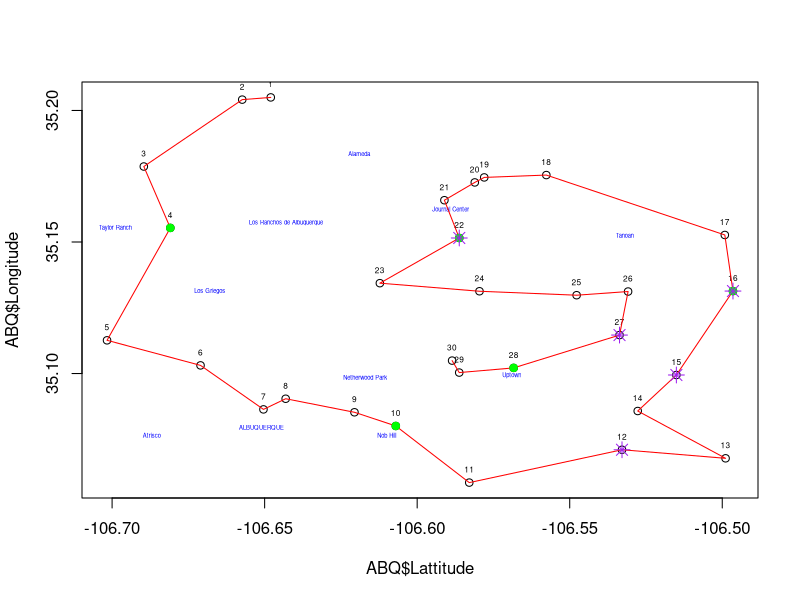

Reproduce this figure in R.
#EXERCISE 2
#set your own working directory

#import and view the ABQ data
ABQ=read.csv("ABQ.csv",header = TRUE)
View(ABQ)

#sort the ABQ data in path order to create the path
ABQorder=ABQ[order(ABQ$path),]
View(ABQorder)

#import the coordinates of the area labels
ABQcoord=read.csv("ABQcoord.csv",header = TRUE)
View(ABQcoord)

#plot the map
plot(ABQ$Lattitude,ABQ$Longitude)
text(x=ABQ$Lattitude,y=ABQ$Longitude,labels=ABQ$path,pos = 3,cex = 0.5)
text(x=ABQcoord$Lattitude,y=ABQcoord$Longitude,labels=ABQcoord$Name,pos=1,cex=0.35,col="blue")
lines(ABQorder$Lattitude,ABQorder$Longitude,col="red")

#select a systematic sample of size n=5 -> k=30/5=6 from the path-ordered data
ABQsys_list=sample(6,1)
for(i in 2:5){
  ABQsys_list[i]=ABQsys_list[i-1]+6
}
ABQsys_list

ABQsys_set=ABQorder[ABQsys_list,]
ABQsys_set

#add the 5 locations selected through systematic sampling to the existing plot
points(ABQsys_set$Lattitude,ABQsys_set$Longitude,col="green",pch=20,cex=1.5)

#select a simple random sample of size 5 from the path-ordered data
ABQsrs_set=ABQorder[sort(sample(nrow(ABQorder),5,replace = FALSE)),]
ABQsrs_set

#add the 5 locations selected through simple random sampling to the existing plot
#it is possible that you selected the sample locations through both methods
#in my samples, I selected location 6 both times 
#to show this on the graph, choose a different plot symbol
points(ABQsrs_set$Lattitude,ABQsrs_set$Longitude,col="purple",pch=8,cex=1.5)
